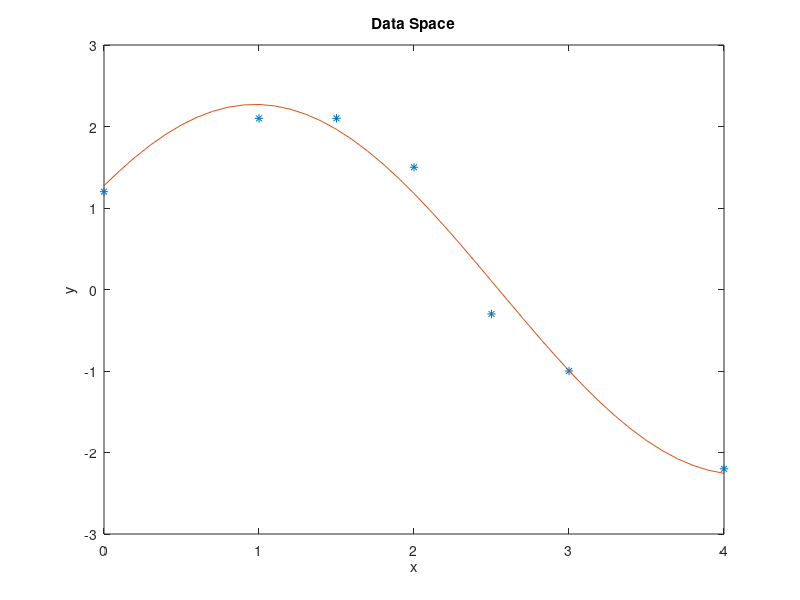

Here is the MATLAB script that generated this plot: (Note: this script raises an error after producing the figure.)
function [ ] = hw1( )

% prob1;
% 
% prob2;
% 
prob3;
% 
% prob4;

prob6;
% 
prob7;

end

function [] = prob7()

x=[1:5];
y=[-3,3,6,15,22];

dJda = [sum( 4*x.^2 ) sum(2*x.*(1-.5*x.^2)); sum( 2*x.*(1-.5*x.^2) ) sum( (-.5*x.^2+1).^2)];
E = [sum( 2*x.*y); sum( (-.5*x.^2+1).*y )];
p = dJda\E;

G = @(x) [2*x', (-.5*x'.^2+1)]*p;

%plot in data space
xx=x(1):.1:x(end);
figure
plot(x,y,'*',xx,G(xx))
xlabel('x')
ylabel('y')
title('Data Space')

fprintf('M(0) ~ %1.4f\n',p(1))
fprintf('B(0) ~ %1.4f\n',p(2))
end

function [] = prob6()

x=[1:5];
y=[-3,3,6,15,22];

dJda = [sum( (x.^2 - 2).^2 ) sum(2*x.*(x.^2 - 2)); sum( 2*x.*(x.^2 - 2)) sum(4*x.^2)];
E = [sum( (x.^2 - 2).*y); sum( 2*x.*y )];
p = dJda\E;

G = @(x) [(x.^2-2)',x']*p;

%plot in data space
xx=x(1):.1:x(end);
a=figure;
plot(x,y,'*',xx,G(xx))
xlabel('t')
ylabel('\rho')
xlim([0 6])
title('Data Space')
saveLatexFig('hw1-fig6',a);
fprintf('M(0) ~ %1.4f\n',p(2))
fprintf('B(0) ~ %1.4f\n',-2*p(1))
end

function [] = prob4()

x=[0,1,3];
y=[2,3,20];

dJda = [sum(x.^2) sum(x); sum(x) length(x)];
E = [sum(x.*log(y)); sum(log(y))];
p = dJda\E;

G = @(x) exp([x',ones(length(x),1)]*p);

%plot in data space
xx=x(1):.1:x(end);
figure
semilogy(x,y,'*',xx,G(xx))
xlabel('x')
ylabel('y')
title('Data Space')
end


function [] = prob3()

x=[0,1,1.5,2,2.5,3,4];
y=[1.2,2.1,2.1,1.5,-.3,-1,-2.2];

dJda = [sum(cos(x).^2) sum(cos(x).*sin(x)); sum(cos(x).*sin(x)) sum(sin(x).^2)];
E = [sum(cos(x).*y); sum(sin(x).*y)];
p = dJda\E;

G = @(x) [cos(x)',sin(x)']*p;

%plot in data space
xx=x(1):.1:x(end);
a=figure;
plot(x,y,'*',xx,G(xx))
xlabel('x')
ylabel('y')
title('Data Space')

saveLatexFig('hw1-fig3',a)

end

function [] = prob2()

x=[1,2,3];
y=[1,9,25];

dJda = [sum(x.^6) sum(x.^3); sum(x.^3) length(x)];
E = [sum(x.^3.*y); sum(y)];
p = dJda\E;

G = @(x) p(1)*x.^3 + p(2);

%plot in data space
figure
plot(x,y,'*',1:.1:3,G(1:.1:3))
xlabel('x')
ylabel('y')
title('Data Space')


end

function []=prob1()

x=[1,-1,2];
y=[1,1,2];

dJda = [sum(x.^2) sum(x); sum(x) length(x)];
E = [sum(x.*y); sum(y)];
p = dJda\E;

%plot in data space
figure
plot(x,y,'*',x,x*p(1) + p(2))
xlim([-1.5 2.5])
xlabel('x')
ylabel('y')
ylim([0.8 2.2])
title('Data Space')

beta_1=@(alpha) 1-alpha;
beta_2=@(alpha) 1+alpha;
beta_3=@(alpha) 2*(alpha-1);

% plot in parameter space
a=-5:.1:5;
figure
plot(a,beta_1(a),a,beta_2(a),a,beta_3(a),p(1),p(2),'*')
xlabel('\alpha')
ylabel('\beta')
title('Parameter Space')
legend('\beta = 1-\alpha',...
       '\beta = 1+\alpha',...
       '\beta = 2(\alpha-1)',...
       '(\alpha,\beta)_{best}')

% Check with matlab
% P_check=polyfit(x,y,1)
% p
% figure
% plot(x,y,'*',x,x*P_check(1)+P_check(2))
% keyboard
end